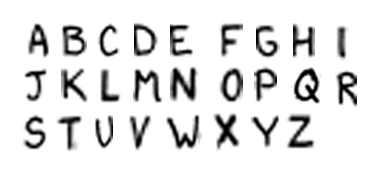
#> input picture images/sample1.png, 384 x 185 px
$ python binarize.py   (Python 2 division)
#> lines starting #> are read from the running program, lines starting #| are printed output that depends on the picture; after the words box and inside, x2 and y2 are one past the last pixel; in counts of white or black regions, pixels touching at a corner belong together
#!/usr/bin/env python2
# -*- coding: utf-8 -*-
"""
Created on Tue Apr  4 15:56:31 2017
I524 Project: OCR
Preprocessing
Binarization
@author: saber
"""
import numpy as np
import cv2
#import matplotlib.pyplot as plt
import os

dir_path = os.path.dirname(os.path.realpath(__file__))
dir_path_sep = os.path.split(dir_path)
image_dir = os.path.join(dir_path_sep[0], 'images')
test_image_path = os.path.join(image_dir, 'sample1.png')
#image_path = 'sample1.png'
image_arr = cv2.imread(test_image_path, 0)
#> image_arr is the input picture: shape (185, 384); min 0, max 255, mean 228.8

#plt.figure(1)
#plt.subplot(311)
# Plot histogram of data
#plt.hist(image_arr.flatten())

hist, bin_centers = np.histogram(image_arr)
#> hist = [2272, 1423, 1340, 1067, 1093, 1079, 1170, 1250, 1643, 58703]; bin_centers = [0, 25.5, 51, 76.5, 102, 127.5, 153, 178.5, 204, 229.5, 255]

weight1 = np.cumsum(hist)
#> weight1 = [2272, 3695, 5035, 6102, 7195, 8274, 9444, 10694, 12337, 71040]
weight2 = np.cumsum(hist[::-1])[::-1]
#> weight2 = [71040, 68768, 67345, 66005, 64938, 63845, 62766, 61596, 60346, 58703]

mean1 = np.cumsum(hist * bin_centers[1:]) / weight1
#> mean1 = [25.5, 35.32, 46.28, 56.02, 66.88, 78.11, 90.55, 103.8, 120.5, 231.7]
mean2 = np.cumsum((hist * bin_centers[1:]) / weight2[::-1])[::-1]
#> mean2 = [233.5, 22.75, 17.26, 13.48, 10.31, 7.77, 5.59, 3.85, 2.19, 0.987]

variance12 = weight1[:-1] * weight2[1:] * (mean1[:-1] - mean2[1:])**2
#> variance12 = [1.18e+09, 8.11e+10, 3.58e+11, 8.28e+11, 1.61e+12, 2.73e+12, 4.37e+12, 6.66e+12, 1.04e+13]

idx = np.argmax(variance12)
#> idx = 8
threshold = bin_centers[:-1][idx]
#> threshold = 204

img_bin = np.zeros(image_arr.shape)
for i in range(image_arr.shape[0]):
    for j in range(image_arr.shape[1]):
        if image_arr[i, j] > threshold:
            img_bin[i, j] = 255
        else:
            img_bin[i, j] = 0
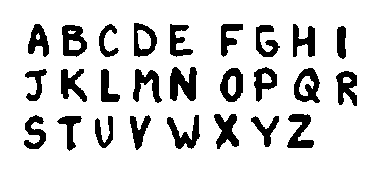
#> img_bin: shape (185, 384) float64; 84.9% white; 26 black regions, largest, box (x1, y1, x2, y2) and area: (170, 67, 197, 101) 638, (294, 68, 320, 103) 521, (62, 25, 87, 57) 512
# [8 lines of commented-out code are left out]
saving_path = os.path.join(image_dir, 'bin_result.png')
#plt.savefig(saving_path, cmap="gray")
cv2.imwrite(saving_path, img_bin)
print "successful"
